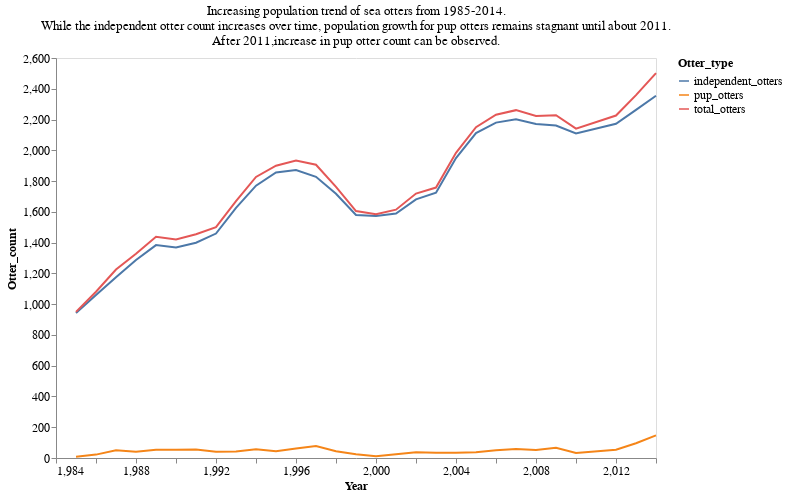

Notebook cell for this chart:
### Code cell
chart_title = 'Increasing population trend of sea otters from 1985-2014.: While the independent otter \
count increases over time, population growth for pup otters remains stagnant until about 2011.: After 2011,\
increase in pup otter count can be observed.'
alt.Chart(melted_df).mark_line().encode(
    x='Year',
    y='Otter_count',
    color='Otter_type'
).properties(
    width=600,
    height=400,
    title={
        'text':chart_title.split(':')
    }
).configure_axis(
    grid=False,
    labelFontSize=12,
    titleFontSize=12
).configure_legend(
    labelFontSize=12,
    titleFontSize=12
).configure_title(
    fontWeight='normal',
    fontSize=13
)

### Figure 1 — Vega-Lite specification as saved in the notebook (floating-point values rounded to 4 significant figures)
{"config": {"view": {"continuousWidth": 400, "continuousHeight": 300}, "axis": {"grid": false, "labelFontSize": 12, "titleFontSize": 12}, "legend": {"labelFontSize": 12, "titleFontSize": 12}, "title": {"fontSize": 13, "fontWeight": "normal"}}, "data": {"name": "data-0effc3404190d4d7cecf95c73c4b8a82"}, "mark": "line", "encoding": {"color": {"type": "nominal", "field": "Otter_type"}, "x": {"type": "quantitative", "field": "Year"}, "y": {"type": "quantitative", "field": "Otter_count"}}, "height": 400, "title": {"text": ["Increasing population trend of sea otters from 1985-2014.", " While the independent otter count increases over time, population growth for pup otters remains stagnant until about 2011.", " After 2011,increase in pup otter count can be observed."]}, "width": 600, "$schema": "https://vega.github.io/schema/vega-lite/v4.8.1.json", "datasets": {"data-0effc3404190d4d7cecf95c73c4b8a82": [{"Year": 1985.0, "Otter_type": "independent_otters", "Otter_count": 942}, {"Year": 1986.0, "Otter_type": "independent_otters", "Otter_count": 1059}, {"Year": 1987.0, "Otter_type": "independent_otters", "Otter_count": 1175}, {"Year": 1988.0, "Otter_type": "independent_otters", "Otter_count": 1287}, {"Year": 1989.0, "Otter_type": "independent_otters", "Otter_count": 1384}, {"Year": 1990.0, "Otter_type": "independent_otters", "Otter_count": 1368}, {"Year": 1991.0, "Otter_type": "independent_otters", "Otter_count": 1399}, {"Year": 1992.0, "Otter_type": "independent_otters", "Otter_count": 1459}, {"Year": 1993.0, "Otter_type": "independent_otters", "Otter_count": 1626}, {"Year": 1994.0, "Otter_type": "independent_otters", "Otter_count": 1770}, {"Year": 1995.0, "Otter_type": "independent_otters", "Otter_count": 1856}, {"Year": 1996.0, "Otter_type": "independent_otters", "Otter_count": 1872}, {"Year": 1997.0, "Otter_type": "independent_otters", "Otter_count": 1828}, {"Year": 1998.0, "Otter_type": "independent_otters", "Otter_count": 1718}, {"Year": 1999.0, "Otter_type": "independent_otters", "Otter_count": 1580}, {"Year": 2000.0, "Otter_type": "independent_otters", "Otter_count": 1573}, {"Year": 2001.0, "Otter_type": "independent_otters", "Otter_count": 1589}, {"Year": 2002.0, "Otter_type": "independent_otters", "Otter_count": 1681}, {"Year": 2003.0, "Otter_type": "independent_otters", "Otter_count": 1724}, {"Year": 2004.0, "Otter_type": "independent_otters", "Otter_count": 1950}, {"Year": 2005.0, "Otter_type": "independent_otters", "Otter_count": 2112}, {"Year": 2006.0, "Otter_type": "independent_otters", "Otter_count": 2180}, {"Year": 2007.0, "Otter_type": "independent_otters", "Otter_count": 2202}, {"Year": 2008.0, "Otter_type": "independent_otters", "Otter_count": 2171}, {"Year": 2009.0, "Otter_type": "independent_otters", "Otter_count": 2161}, {"Year": 2010.0, "Otter_type": "independent_otters", "Otter_count": 2109}, {"Year": 2012.0, "Otter_type": "independent_otters", "Otter_count": 2172}, {"Year": 2013.0, "Otter_type": "independent_otters", "Otter_count": 2263}, {"Year": 2014.0, "Otter_type": "independent_otters", "Otter_count": 2355}, {"Year": 1985.0, "Otter_type": "pup_otters", "Otter_count": 8}, {"Year": 1986.0, "Otter_type": "pup_otters", "Otter_count": 22}, {"Year": 1987.0, "Otter_type": "pup_otters", "Otter_count": 50}, {"Year": 1988.0, "Otter_type": "pup_otters", "Otter_count": 40}, {"Year": 1989.0, "Otter_type": "pup_otters", "Otter_count": 54}, {"Year": 1990.0, "Otter_type": "pup_otters", "Otter_count": 53}, {"Year": 1991.0, "Otter_type": "pup_otters", "Otter_count": 55}, {"Year": 1992.0, "Otter_type": "pup_otters", "Otter_count": 41}, {"Year": 1993.0, "Otter_type": "pup_otters", "Otter_count": 43}, {"Year": 1994.0, "Otter_type": "pup_otters", "Otter_count": 57}, {"Year": 1995.0, "Otter_type": "pup_otters", "Otter_count": 44}, {"Year": 1996.0, "Otter_type": "pup_otters", "Otter_count": 61}, {"Year": 1997.0, "Otter_type": "pup_otters", "Otter_count": 78}, {"Year": 1998.0, "Otter_type": "pup_otters", "Otter_count": 44}, {"Year": 1999.0, "Otter_type": "pup_otters", "Otter_count": 25}, {"Year": 2000.0, "Otter_type": "pup_otters", "Otter_count": 11}, {"Year": 2001.0, "Otter_type": "pup_otters", "Otter_count": 25}, {"Year": 2002.0, "Otter_type": "pup_otters", "Otter_count": 38}, {"Year": 2003.0, "Otter_type": "pup_otters", "Otter_count": 34}, {"Year": 2004.0, "Otter_type": "pup_otters", "Otter_count": 34}, {"Year": 2005.0, "Otter_type": "pup_otters", "Otter_count": 38}, {"Year": 2006.0, "Otter_type": "pup_otters", "Otter_count": 51}, {"Year": 2007.0, "Otter_type": "pup_otters", "Otter_count": 59}, {"Year": 2008.0, "Otter_type": "pup_otters", "Otter_count": 52}, {"Year": 2009.0, "Otter_type": "pup_otters", "Otter_count": 67}, {"Year": 2010.0, "Otter_type": "pup_otters", "Otter_count": 32}, {"Year": 2012.0, "Otter_type": "pup_otters", "Otter_count": 54}, {"Year": 2013.0, "Otter_type": "pup_otters", "Otter_count": 96}, {"Year": 2014.0, "Otter_type": "pup_otters", "Otter_count": 147}, {"Year": 1985.0, "Otter_type": "total_otters", "Otter_count": 950}, {"Year": 1986.0, "Otter_type": "total_otters", "Otter_count": 1081}, {"Year": 1987.0, "Otter_type": "total_otters", "Otter_count": 1225}, {"Year": 1988.0, "Otter_type": "total_otters", "Otter_count": 1327}, {"Year": 1989.0, "Otter_type": "total_otters", "Otter_count": 1438}, {"Year": 1990.0, "Otter_type": "total_otters", "Otter_count": 1421}, {"Year": 1991.0, "Otter_type": "total_otters", "Otter_count": 1454}, {"Year": 1992.0, "Otter_type": "total_otters", "Otter_count": 1500}, {"Year": 1993.0, "Otter_type": "total_otters", "Otter_count": 1669}, {"Year": 1994.0, "Otter_type": "total_otters", "Otter_count": 1827}, {"Year": 1995.0, "Otter_type": "total_otters", "Otter_count": 1900}, {"Year": 1996.0, "Otter_type": "total_otters", "Otter_count": 1933}, {"Year": 1997.0, "Otter_type": "total_otters", "Otter_count": 1906}, {"Year": 1998.0, "Otter_type": "total_otters", "Otter_count": 1762}, {"Year": 1999.0, "Otter_type": "total_otters", "Otter_count": 1605}, {"Year": 2000.0, "Otter_type": "total_otters", "Otter_count": 1584}, {"Year": 2001.0, "Otter_type": "total_otters", "Otter_count": 1614}, {"Year": 2002.0, "Otter_type": "total_otters", "Otter_count": 1719}, {"Year": 2003.0, "Otter_type": "total_otters", "Otter_count": 1758}, {"Year": 2004.0, "Otter_type": "total_otters", "Otter_count": 1984}, {"Year": 2005.0, "Otter_type": "total_otters", "Otter_count": 2150}, {"Year": 2006.0, "Otter_type": "total_otters", "Otter_count": 2231}, {"Year": 2007.0, "Otter_type": "total_otters", "Otter_count": 2261}, {"Year": 2008.0, "Otter_type": "total_otters", "Otter_count": 2223}, {"Year": 2009.0, "Otter_type": "total_otters", "Otter_count": 2228}, {"Year": 2010.0, "Otter_type": "total_otters", "Otter_count": 2141}, {"Year": 2012.0, "Otter_type": "total_otters", "Otter_count": 2226}, {"Year": 2013.0, "Otter_type": "total_otters", "Otter_count": 2359}, {"Year": 2014.0, "Otter_type": "total_otters", "Otter_count": 2502}]}}
